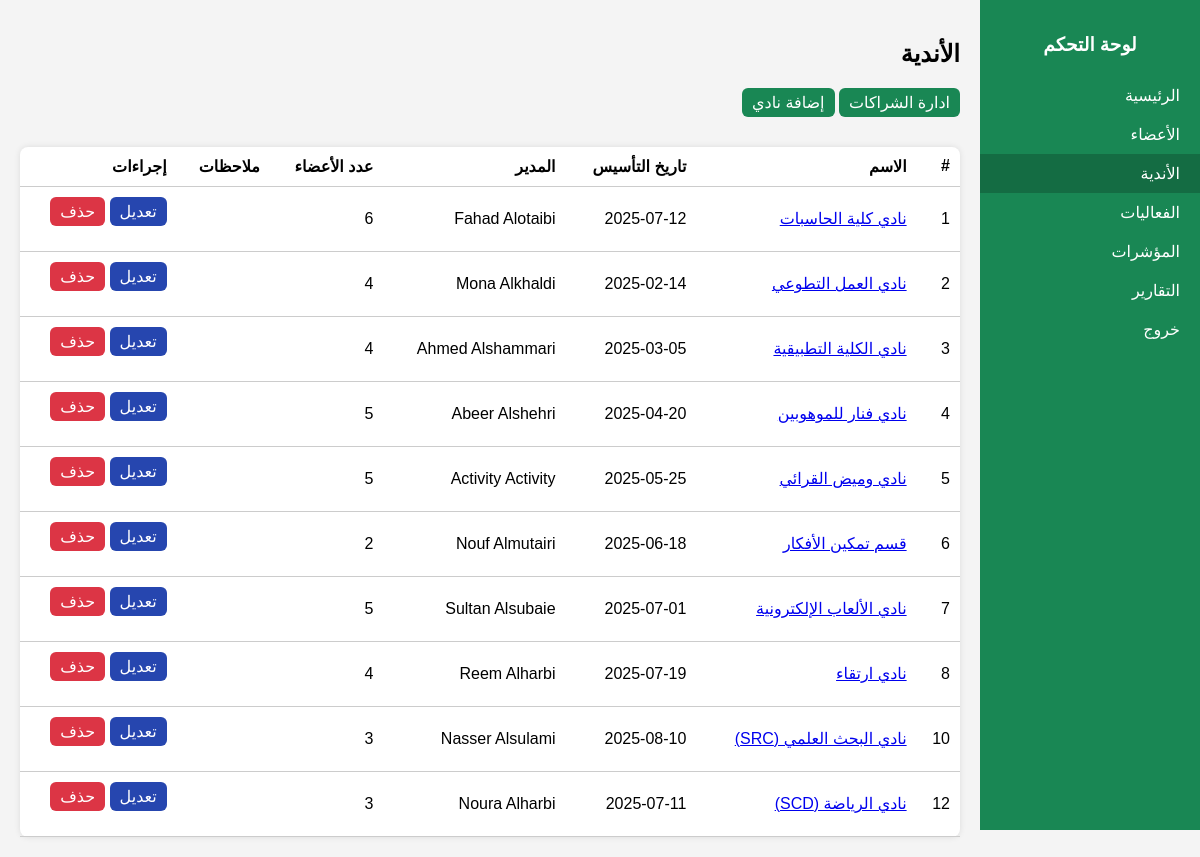
The page /admin/clubs.php on the database its author committed.
### tables this page shows
CREATE TABLE `clubs` (
  `club_id` int(11) NOT NULL,
  `club_name` varchar(100) NOT NULL,
  `initial_date` date DEFAULT NULL,
  `club_manager_id` int(11) DEFAULT NULL,
  `note` varchar(255) DEFAULT NULL
);

### admin/clubs.php (the view, shortened to what this page needs)
<?php
include '../database/db.php';
?>
<!DOCTYPE html>
<html lang="ar" dir="rtl">
<head>
  <link rel="stylesheet" href="../css/style.css">
<body>
  <div class="sidebar">
    <h3 class="sidebar-title">لوحة التحكم</h3>
    <a href="dashboard.php">الرئيسية</a>
    <a href="members.php">الأعضاء</a>
    <a class="active" href="clubs.php">الأندية</a>
    <a href="activities.php">الفعاليات</a>
    <a href="kpis.php">المؤشرات</a>
    <a href="reports.php">التقارير</a>
    <a href="logout.php" onclick="return confirm('هل أنت متأكد؟');">خروج</a>
  </div>
  <div class="main-content">
    <h2>الأندية</h2>
    <a href="partnerships.php?new=1" class="btn">ادارة الشراكات</a>
    <a href="clubs.php?new=1" class="btn">إضافة نادي</a>
    <table>
      <thead>
        <tr>
          <th>#</th>
          <th>الاسم</th>
          <th>تاريخ التأسيس</th>
          <th>المدير</th>
          <th>عدد الأعضاء</th>
          <th>ملاحظات</th>
          <th>إجراءات</th>
        </tr>
      </thead>
      <tbody>
        <?php
        $sql = "SELECT c.*, CONCAT(m.first_name, ' ' ,m.last_name) AS manager,
                       (SELECT COUNT(*) FROM Members mem WHERE mem.club_id = c.club_id) AS member_count
                FROM Clubs c
                LEFT JOIN Members m ON c.club_manager_id = m.member_id";
        foreach ($pdo->query($sql) as $row):
          ?>
          <tr>
            <td><?= htmlspecialchars($row['club_id']) ?></td>
            <td><a href="club_details.php?id=<?= $row['club_id'] ?>"><?= htmlspecialchars($row['club_name']) ?></a></td>
            <td><?= $row['initial_date'] ?></td>
            <td><?= htmlspecialchars($row['manager']) ?></td>
            <td><?= htmlspecialchars($row['member_count']) ?></td>
            <td><?= htmlspecialchars($row['note']) ?></td>
            <td>
              <a class="btn edit" href="clubs.php?edit=<?= $row['club_id'] ?>">تعديل</a>
              <a class="btn danger" href="clubs.php?delete=<?= $row['club_id'] ?>"onclick="return confirm('هل أنت متأكد من الحذف؟')">حذف</a>
            </td>
          </tr>
        <?php endforeach; ?>
      </tbody>
    </table>
  </div>
</body>
</html>

### css/style.css (style rules this page uses)
body { font-family: 'Cairo', sans-serif; margin: 0; background: #f4f4f4; direction: rtl; display: flex; }
.sidebar { width: 220px; background: #198754; min-height: 100vh; position: fixed; right: 0; top: 0; padding: 15px 0; color: white; }
.sidebar-title { text-align: center; margin-bottom: 20px; }
.sidebar a { display: block; padding: 10px 20px; color: white; text-decoration: none; transition: background 0.3s; }
.sidebar a:hover, .sidebar a.active { background: #146c43; }
.main-content { margin-right: 220px; padding: 20px; flex: 1; }
.activity-table, table { width: 100%; background: white; border-radius: 8px; padding: 15px; margin-top: 15px; box-shadow: 0 0 6px rgba(0,0,0,0.1); border-collapse: collapse; }
table th, table td { padding: 10px; border-bottom: 1px solid #ccc; text-align: right; }
.btn { display: inline-block; background: #198754; color: white; padding: 5px 10px; text-decoration: none; border-radius: 6px; margin-bottom: 15px; text-align: center; border: none; cursor: pointer; }
.btn.danger { background: #dc3545; }
.btn.edit { background: #2646af; }

### rows shown on the page
clubs: club_id "1", club_name "نادي كلية الحاسبات", initial_date "2025-07-12", manager "Fahad Alotaibi", member_count "6"
clubs: club_id "2", club_name "نادي العمل التطوعي", initial_date "2025-02-14", manager "Mona Alkhaldi", member_count "4"
clubs: club_id "3", club_name "نادي الكلية التطبيقية", initial_date "2025-03-05", manager "Ahmed Alshammari", member_count "4"
clubs: club_id "4", club_name "نادي فنار للموهوبين", initial_date "2025-04-20", manager "Abeer Alshehri", member_count "5"
clubs: club_id "5", club_name "نادي وميض القرائي", initial_date "2025-05-25", manager "Activity Activity", member_count "5"
clubs: club_id "6", club_name "قسم تمكين الأفكار", initial_date "2025-06-18", manager "Nouf Almutairi", member_count "2"
clubs: club_id "7", club_name "نادي الألعاب الإلكترونية", initial_date "2025-07-01", manager "Sultan Alsubaie", member_count "5"
clubs: club_id "8", club_name "نادي ارتقاء", initial_date "2025-07-19", manager "Reem Alharbi", member_count "4"
clubs: club_id "10", club_name "نادي البحث العلمي (SRC)", initial_date "2025-08-10", manager "Nasser Alsulami", member_count "3"
clubs: club_id "12", club_name "نادي الرياضة (SCD)", initial_date "2025-07-11", manager "Noura Alharbi", member_count "3"
